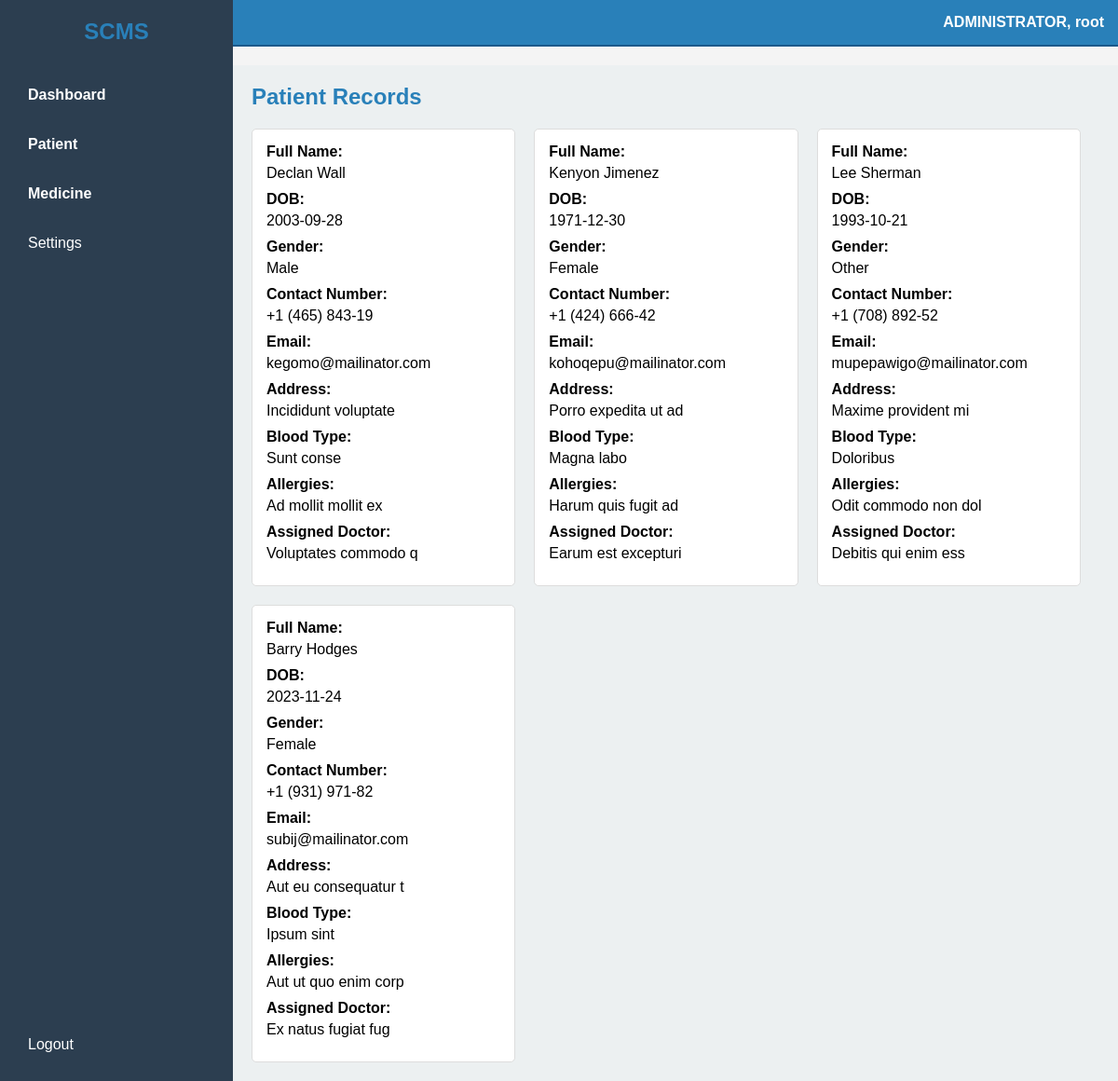
The page /admin/view_records.php on the database its author committed.
### tables this page shows
CREATE TABLE `patients` (
  `id` int(20) NOT NULL,
  `full_name` varchar(100) NOT NULL,
  `dob` date NOT NULL,
  `gender` enum('Male','Female','Other') NOT NULL,
  `contact_number` varchar(15) NOT NULL,
  `email` varchar(100) NOT NULL,
  `address` text NOT NULL,
  `blood_type` varchar(10) NOT NULL,
  `allergies` varchar(100) NOT NULL,
  `conditions` varchar(100) NOT NULL,
  `surgeries` varchar(100) NOT NULL,
  `medications` varchar(100) NOT NULL,
  `family_history` varchar(100) NOT NULL,
  `assigned_doctor` varchar(100) NOT NULL,
  `reason_for_visit` text NOT NULL,
  `emergency_contact_name` varchar(100) NOT NULL,
  `relationship` varchar(100) NOT NULL,
  `emergency_contact_number` varchar(15) NOT NULL,
  `created_at` timestamp NOT NULL DEFAULT current_timestamp() ON UPDATE current_timestamp()
);

### database/config.php (called while the page is built, shortened)
<?php
$username = "root";
?>

### admin/view_records.php (the view, shortened to what this page needs)
<?php
include('../database/config.php');
$patients = [];
$sql = "SELECT * FROM patients";
$result = $conn->query($sql);
if ($result->num_rows > 0) {
    while ($row = $result->fetch_assoc()) {
        $patients[] = $row;
    }
}
?>
<!DOCTYPE html>
<html lang="en">
<head>
    <link rel="stylesheet" href="styles.css">
</head>
<body>
    <div class="container">
        <aside class="sidebar">
            <h2>SCMS</h2>
            <ul class="menu">
                <li>
                    <span class="toggle dashboard">Dashboard</span>
                </li>
                <li>
                    <span class="toggle">Patient</span>
                </li>
                <li>
                    <span class="toggle">Medicine</span>
                </li>
                <li><a href="#settings">Settings</a></li>
            </ul>
            <a href="login.php" class="logout">Logout</a>
        </aside>
        <header class="header">
        <div class="admin-info">ADMINISTRATOR, <?php echo htmlspecialchars($username); ?></div>
        </header>
        <main class="main-content">
            <h2>Patient Records</h2>
            <div class="patient-container">
                <?php foreach ($patients as $patient): ?>
                    <div class="patient-record">
                        <div class="patient-info">
                            <label>Full Name:</label> <?php echo htmlspecialchars($patient['full_name']); ?>
                        </div>
                        <div class="patient-info">
                            <label>DOB:</label> <?php echo htmlspecialchars($patient['dob']); ?>
                        </div>
                        <div class="patient-info">
                            <label>Gender:</label> <?php echo htmlspecialchars($patient['gender']); ?>
                        </div>
                        <div class="patient-info">
                            <label>Contact Number:</label> <?php echo htmlspecialchars($patient['contact_number']); ?>
                        </div>
                        <div class="patient-info">
                            <label>Email:</label> <?php echo htmlspecialchars($patient['email']); ?>
                        </div>
                        <div class="patient-info">
                            <label>Address:</label> <?php echo htmlspecialchars($patient['address']); ?>
                        </div>
                        <div class="patient-info">
                            <label>Blood Type:</label> <?php echo htmlspecialchars($patient['blood_type']); ?>
                        </div>
                        <div class="patient-info">
                            <label>Allergies:</label> <?php echo htmlspecialchars($patient['allergies']); ?>
                        </div>
                        <div class="patient-info">
                            <label>Assigned Doctor:</label> <?php echo htmlspecialchars($patient['assigned_doctor']); ?>
                        </div>
                    </div>
                <?php endforeach; ?>
            </div>
        </main>
    </div>
</body>
</html>

### admin/styles.css (style rules this page uses)
* { box-sizing: border-box; margin: 0; padding: 0; }
body { font-family: Arial, sans-serif; background-color: #f4f4f4; }
.container { display: flex; }
.sidebar { width: 250px; background-color: #2c3e50; color: white; padding: 20px; position: fixed; height: 100%; display: flex; flex-direction: column; }
.sidebar h2 { text-align: center; margin-bottom: 20px; }
.menu { flex: 1; list-style-type: none; }
.menu li { margin: 15px 0; }
.menu li span { font-weight: bold; display: block; margin-bottom: 5px; cursor: pointer; padding: 10px; transition: background 0.3s; }
.menu li a { color: white; text-decoration: none; padding: 10px; display: block; border-radius: 5px; transition: background 0.3s; }
.menu li .dashboard { color: white; text-decoration: none; padding: 10px; display: block; border-radius: 5px; transition: background 0.3s; }
.logout { color: white; text-decoration: none; padding: 10px; border-radius: 5px; margin-top: 15px; }
.header { background-color: #2980b9; color: white; padding: 15px; display: flex; justify-content: flex-end; align-items: center; border-bottom: 2px solid #1c598a; position: fixed; top: 0; left: 250px; right: 0; z-index: 1000; }
.admin-info { font-size: 16px; font-weight: bold; }
.main-content { flex: 1; padding: 20px; margin-left: 250px; margin-top: 70px; background-color: #ecf0f1; }
h2, h3 { color: #2980b9; margin-bottom: 15px; }
label { display: block; margin-bottom: 5px; font-weight: bold; }

### admin/view_records.php (style rules this page uses)
.main-content { flex: 1; padding: 20px; }
h2 { margin-bottom: 20px; }
.patient-container { display: flex; flex-wrap: wrap; gap: 20px; }
.patient-record { border: 1px solid #ddd; border-radius: 5px; padding: 15px; background: #fff; width: calc(33.33% - 20px); box-sizing: border-box; }
.patient-info { margin-bottom: 10px; }
.patient-info label { font-weight: bold; }

### rows shown on the page
patients: full_name "Declan Wall", dob "2003-09-28", gender "Male", contact_number "+1 (465) 843-19", email "kegomo@mailinator.com", address "Incididunt voluptate", blood_type "Sunt conse", allergies "Ad mollit mollit ex", assigned_doctor "Voluptates commodo q"
patients: full_name "Kenyon Jimenez", dob "1971-12-30", gender "Female", contact_number "+1 (424) 666-42", email "kohoqepu@mailinator.com", address "Porro expedita ut ad", blood_type "Magna labo", allergies "Harum quis fugit ad", assigned_doctor "Earum est excepturi"
patients: full_name "Lee Sherman", dob "1993-10-21", gender "Other", contact_number "+1 (708) 892-52", email "mupepawigo@mailinator.com", address "Maxime provident mi", blood_type "Doloribus", allergies "Odit commodo non dol", assigned_doctor "Debitis qui enim ess"
patients: full_name "Barry Hodges", dob "2023-11-24", gender "Female", contact_number "+1 (931) 971-82", email "subij@mailinator.com", address "Aut eu consequatur t", blood_type "Ipsum sint", allergies "Aut ut quo enim corp", assigned_doctor "Ex natus fugiat fug"

### other values the page prints
$username "root"
